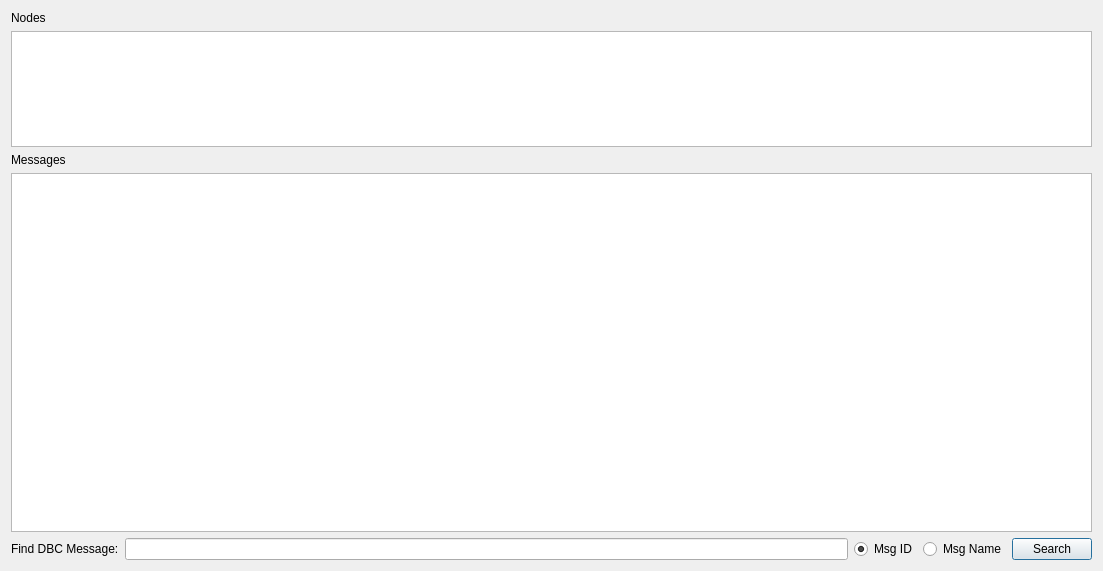
<?xml version="1.0" encoding="UTF-8"?>
<ui version="4.0">
 <class>DBCMainEditor</class>
 <widget class="QDialog" name="DBCMainEditor">
  <property name="geometry">
   <rect>
    <x>0</x>
    <y>0</y>
    <width>1103</width>
    <height>571</height>
   </rect>
  </property>
  <property name="windowTitle">
   <string>DBC Editing Window</string>
  </property>
  <layout class="QVBoxLayout" name="verticalLayout_3" stretch="1,3">
   <item>
    <layout class="QVBoxLayout" name="verticalLayout_2">
     <item>
      <widget class="QLabel" name="label_2">
       <property name="text">
        <string>Nodes</string>
       </property>
      </widget>
     </item>
     <item>
      <widget class="QTableWidget" name="NodesTable"/>
     </item>
    </layout>
   </item>
   <item>
    <layout class="QVBoxLayout" name="verticalLayout">
     <item>
      <widget class="QLabel" name="label">
       <property name="text">
        <string>Messages</string>
       </property>
      </widget>
     </item>
     <item>
      <widget class="QTableWidget" name="MessagesTable"/>
     </item>
     <item>
      <layout class="QHBoxLayout" name="horizontalLayout">
       <item>
        <widget class="QLabel" name="label_3">
         <property name="text">
          <string>Find DBC Message:</string>
         </property>
        </widget>
       </item>
       <item>
        <widget class="QLineEdit" name="lineSearch"/>
       </item>
       <item>
        <widget class="QRadioButton" name="radioID">
         <property name="text">
          <string>Msg ID</string>
         </property>
         <property name="checked">
          <bool>true</bool>
         </property>
        </widget>
       </item>
       <item>
        <widget class="QRadioButton" name="radioName">
         <property name="text">
          <string>Msg Name</string>
         </property>
        </widget>
       </item>
       <item>
        <widget class="QPushButton" name="btnSearch">
         <property name="text">
          <string>Search</string>
         </property>
        </widget>
       </item>
      </layout>
     </item>
    </layout>
   </item>
  </layout>
 </widget>
 <resources/>
 <connections/>
</ui>
